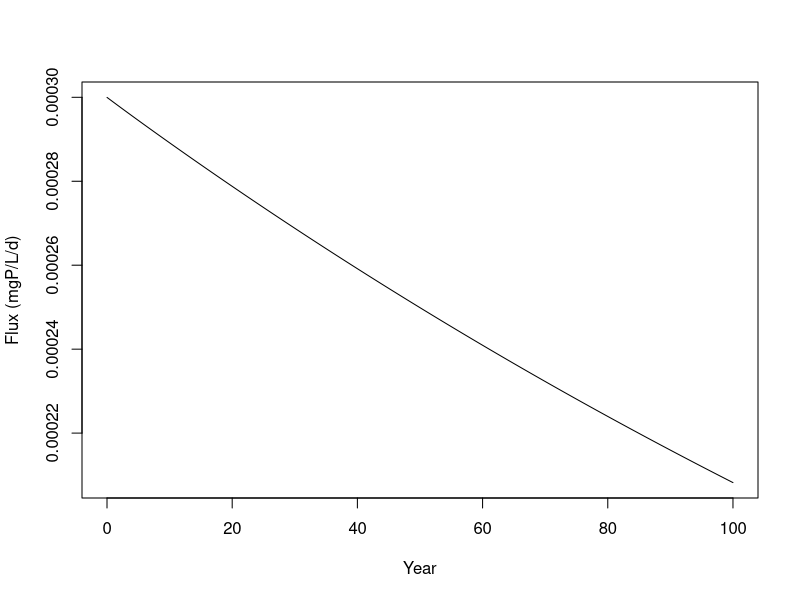
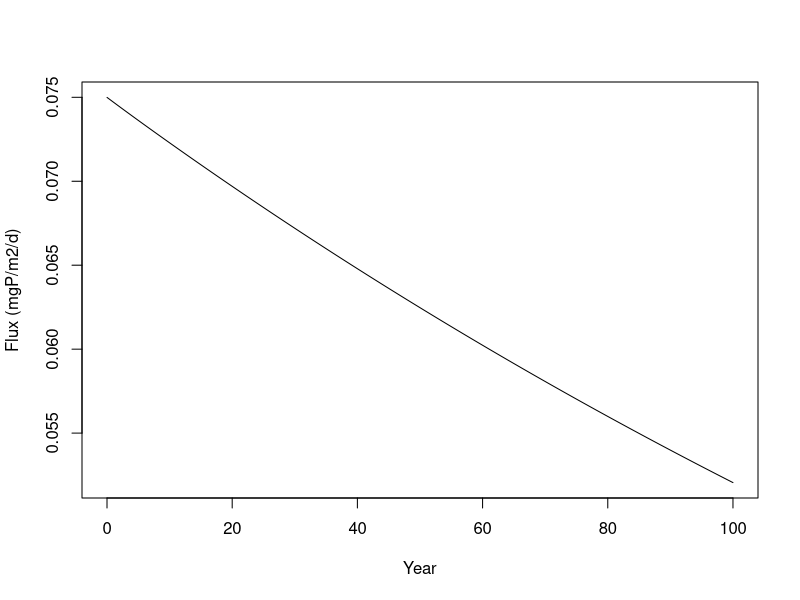
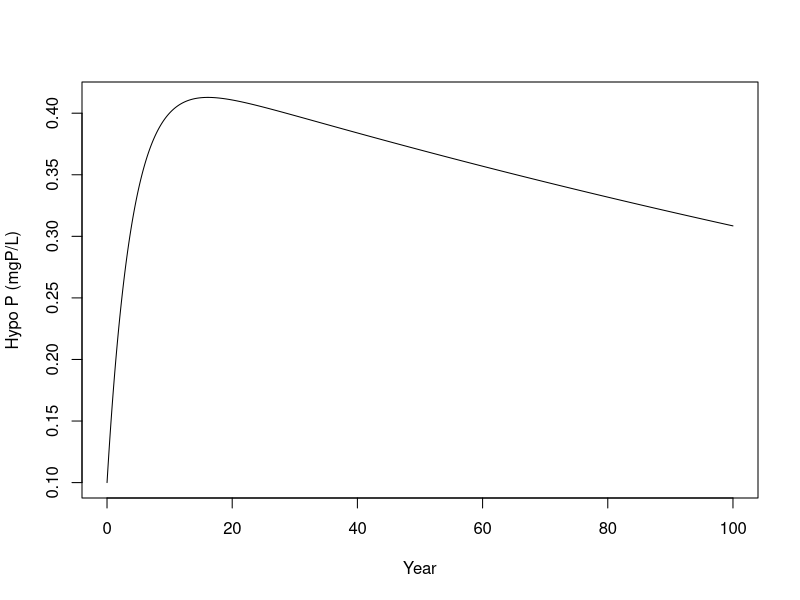
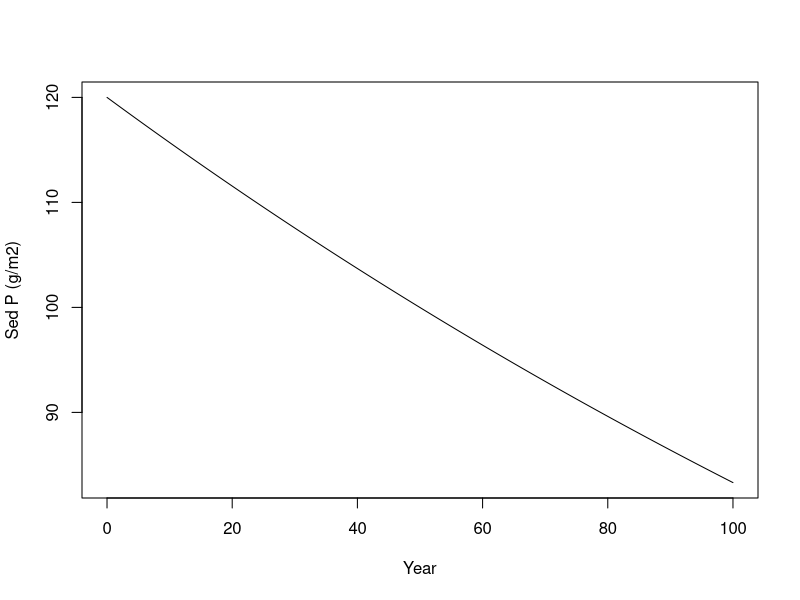

These charts were generated, in order, by the following R code:


# Function for P flux between sediment and water column

# DiffFlux (g/m3/d) = (C1 / (ZSed(m) * ZHyp(m))) * (PSed(g/m3) - PHyp(g/m3))

nDays = 365 * 100
Area = 19805000 #10000
C1 = 1*10^-7 #5*10^-7 # diffusivity in m2/d
ZSed = 0.1 # m
ZHyp = 4 # m
PSedInit = 120 # gP/m2 of sediment area
PHypInit = 0.1 # gP/m3 in hypolimnion, e.g., 0.06 gP/m3 = 0.06 mgP/L = 60 ugP/L
ExportFrac = 0.25 # Fraction of hypolimnetic export each year (due to, e.g., WRT)

PSed = data.frame(PSed = rep(NA,nDays))
PSed[1] = PSedInit * Area # 140 (g/m2) * Area(m) = gP
PHyp = data.frame(PHyp = rep(NA,nDays))
PHyp[1] = PHypInit * Area * ZHyp # mg/m3 * m3 = gP
DiffFlux = data.frame(Flux=rep(NA,nDays))
DiffFlux[1] = 0

for (i in 2:nDays){
  # all fluxes calculated in gP/d
  DiffFlux$Flux[i] = (C1 / (ZSed * ZHyp)) * (PSed$PSed[i-1]/(ZSed * Area) - PHyp$PHyp[i-1]/(ZHyp * Area)) # g/m3/d
  Flux_g = DiffFlux$Flux[i] * ZHyp * Area # Flux in g/d
  PSed$PSed[i] = PSed$PSed[i-1] - Flux_g # in g
  PHyp$PHyp[i] = PHyp$PHyp[i-1] + Flux_g # in g
  PHyp$PHyp[i] = PHyp$PHyp[i-1] + Flux_g - ExportFrac/365 * PHyp$PHyp[i-1]
}

plot(2:nDays/365,DiffFlux$Flux[2:nDays],type='l',xlab='Year',ylab='Flux (mgP/L/d)')
plot(2:nDays/365,DiffFlux$Flux[2:nDays]/ZHyp*1000,type='l',xlab='Year',ylab='Flux (mgP/m2/d)')
plot(1:nDays/365,PHyp$PHyp/(ZHyp*Area),type='l',xlab='Year',ylab='Hypo P (mgP/L)')
plot(1:nDays/365,PSed$PSed/Area,type='l',xlab='Year',ylab='Sed P (g/m2)')


